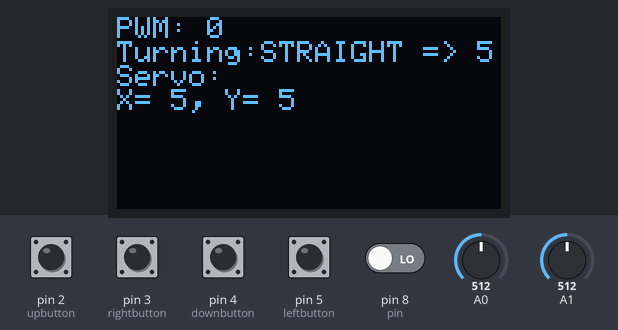
A sketch run on a simulated Arduino Uno, built with avr-gcc and run on an emulated ATmega328P. Parts: 128×64 one-colour display. The test bench sets the inputs (shaded band); at power-on: pin 2 (upbutton), pin 3 (rightbutton), pin 4 (downbutton), pin 5 (leftbutton) HIGH, pin 8 (pin) LOW, A0 = 512, A1 = 512. What the sketch prints to the serial monitor is not drawn.

Above: at 1.3 s.
1.4 s: pin 2 (upbutton) pulled LOW for 1 s
At 2.14 s:
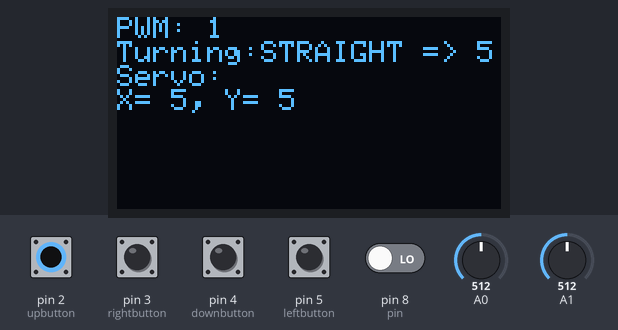
3.9 s: pin 3 (rightbutton) pulled LOW for 1 s
6.4 s: A0 set to 716
At 6.9 s:
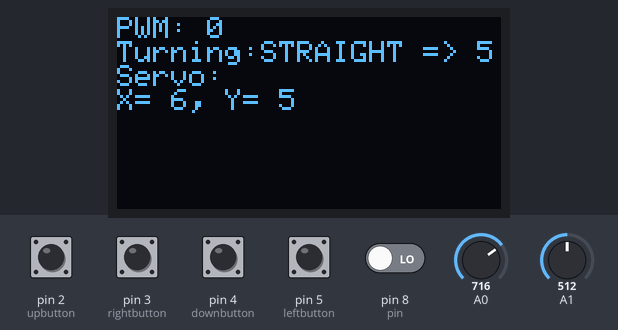
7.9 s: A1 set to 716
At 9.1 s:
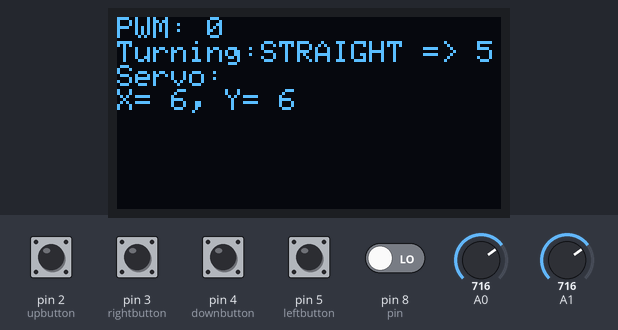
9.4 s: pin 5 (leftbutton) pulled LOW for 0.15 s
At 9.51 s:
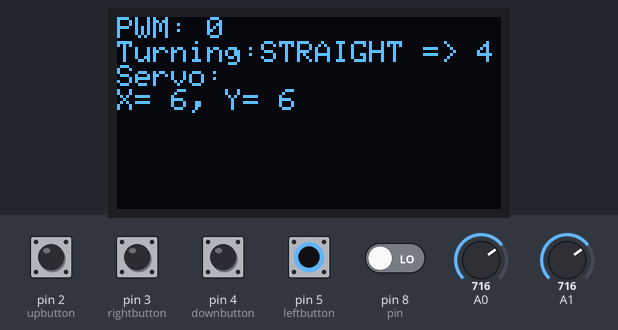
11.0 s: A0 set to 122
At 12.0 s:
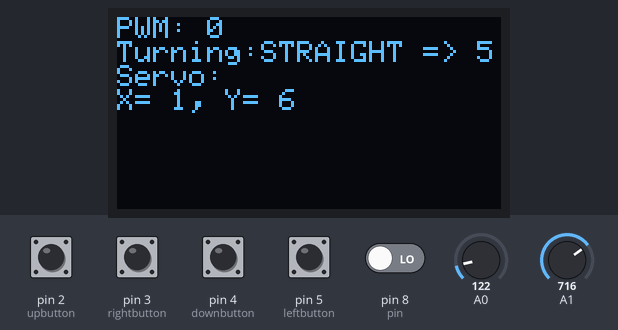
Timing chart, 0 to 13.5 s (numbered marks = the images above; inputs shaded):
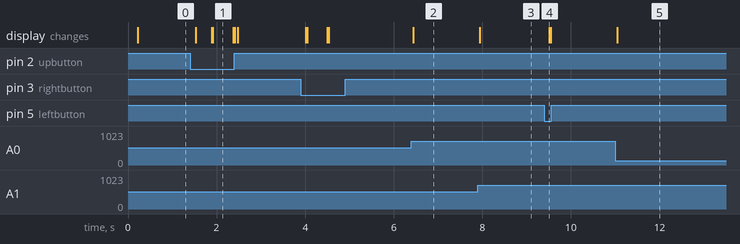

Measured:
- after the input at 1.4 s, the display: changes after 0.13 s (image 1)
- after the input at 6.4 s, the display: changes at once (image 2)
- after the input at 7.9 s, the display: changes at once (image 3)
- after the input at 9.4 s, the display: changes after 0.11 s (image 4)
- after the input at 11.0 s, the display: changes after 0.05 s (image 5)
- what the display in image 1 shows lasts 0.5 s, from 1.9 s to 2.4 s

The sketch:

controller_code_Jun-6.ino
```cpp
/*
 *  The controller code from June 1, 2022
 *  Tim: idk how the previous code works
 *  so we make a new one
 *
 */

//For the screen setting
#include <SPI.h>
#include <Wire.h>
#include <Adafruit_GFX.h>
#include <Adafruit_SSD1306.h>

#define SCREEN_WIDTH 128 // OLED display width, in pixels
#define SCREEN_HEIGHT 64 // OLED display height, in pixels

// Declaration for an SSD1306 display connected to I2C (SDA, SCL pins)
#define OLED_RESET     4 // Reset pin # (or -1 if sharing Arduino reset pin)
Adafruit_SSD1306 display(SCREEN_WIDTH, SCREEN_HEIGHT, &Wire, OLED_RESET);


// Timers
long int timer1 = 0;       //store the time when transmiting
long int timer2 = 0;       //store the time when sending T signals
long int timer3 = 0;       //store the time when pressing left-right buttons
long int timer4 = 0;       //store the time when pressing up-down buttons
long int timer5 = 0;       //store the time when sending P signals
long int bounceDelay = 90;  // delay to avoid bounce on switch, or you call the "ping"


//Variables for transmission
//signal1:R;     signal2:U;     signal3:T;      signal4:P
String sum_str;
char message[20];
int ascii_sum;     //checkSum value

//declare Funduino buttons
int leftbutton = 5;
int rightbutton = 3;
int upbutton = 2;
int downbutton = 4;
int keybutton = 8;


//Button default values
int xMap, yMap;
int tMap = 5;         //default value of turnVal
int pMap = 0;         //default value of power

//declare Funduino joystick
int sensorValueX = analogRead(A0);
int sensorValueY = analogRead(A1);

enum buttons { // The enum representing each control button
   UP, RIGHT, DOWN, LEFT , KEY
   // up: 0, down: 2, right: 1, left: 3, key : 5
};

typedef struct  { // the struct "btn", to store the info of each button

  int idx; //the button type
  int lastState = LOW; // the last button state
  long int debounce ; // time to check the debounce
  int state = HIGH; // current state of the button
  int pin; // the pin number of the button

} btn;

btn btns[5]; // the array storing each btn button

void checkButton(int idx){

  int reading = digitalRead(btns[idx].pin);

  if ( reading != btns[idx].lastState){
    btns[idx].debounce = millis();
  }

  if ( (millis() - btns[idx].debounce) > bounceDelay){

    switch(idx){

      case LEFT:

        if(btns[idx].state == HIGH && tMap > 1){
          tMap--;
          btns[idx].debounce = millis();
          btns[RIGHT].debounce = btns[idx].debounce;
          //Serial.println("left");
        }
        return;


      case RIGHT:

         if(btns[idx].state == HIGH && tMap < 9){
          tMap++;
          btns[idx].debounce = millis();
          btns[LEFT].debounce = btns[RIGHT].debounce;
          //Serial.println("right");
        }
        return;

      case UP:

        if(btns[idx].state == HIGH && pMap < 9){
            pMap++;
            btns[idx].debounce = millis();
            btns[DOWN].debounce = btns[idx].debounce;
            //Serial.println("up");
          }
         return;

      case DOWN:

        if(btns[idx].state == HIGH && pMap > 0){
          pMap--;
          btns[idx].debounce = millis();
          btns[UP].debounce = btns[idx].debounce;
          //Serial.println("down");
        }
        return;

      case KEY:

        if(btns[idx].state == HIGH){

          btns[idx].debounce = millis();
          pMap = 0;
          tMap = 5;
          //Serial.println("key");
        }
        return;

      default:
        Serial.println("default");
        return;


    }

    btns[idx].lastState = reading;

  }


}


void setup() {
   // Setup Serial
  Serial.begin(19200,SERIAL_8O1); // Hello, you might need to change it later
  //Serial.begin(19200);

  /*
  Serial1.begin(19200);
  Serial2.begin(19200);
  Serial3.begin(19200);
  */


  for (int i = 0; i < 5; i++){
    btns[i].idx = i;
    btns[i].pin = i + 2;
  }

  btns[KEY].pin = 8;

  // Setup Screen
  // SSD1306_SWITCHCAPVCC = generate display voltage from 3.3V internally
  if(!display.begin(SSD1306_SWITCHCAPVCC, 0x3C)) { //Ive changed the address //already chill
    //Serial.println(F("SSD1306 allocation failed"));
    for(;;); // Don't proceed, loop forever
  }
  // Show initial display buffer contents on the screen --
  // the library initializes this with an Adafruit splash screen.
  //  display.display();
  //  delay(2000); // Pause for 2 seconds
  //  // Clear the buffer
  display.clearDisplay();

  // Draw BREED welcome message
  display.clearDisplay();
  display.setTextSize(2); // Draw 2X-scale text
  display.setTextColor(SSD1306_WHITE);
  display.setCursor(SCREEN_WIDTH, 0);
  display.println("Welcome to");
  display.setTextSize(3); // Draw 2X-scale text
  display.println("BREED");
  display.display();

  // Show the display buffer on the screen. You MUST call display() after
  // drawing commands to make them visible on screen!
  display.display();
  delay(100);
  // display.display() is NOT necessary after every single drawing command,
  // unless that's what you want...rather, you can batch up a bunch of
  // drawing operations and then update the screen all at once by calling
  // display.display(). These examples demonstrate both approaches...


  //Setup Funduino pins
  pinMode(A0, INPUT);
  pinMode(A1, INPUT);
  pinMode(leftbutton,INPUT_PULLUP);
  pinMode(rightbutton,INPUT_PULLUP);
  pinMode(upbutton,INPUT_PULLUP);
  pinMode(downbutton,INPUT_PULLUP);

}

void loop() {

//  time_now = millis();

  //Update control variables from buttons
  //Reading Joystick Value
  sensorValueX = analogRead(A0);
  sensorValueY = analogRead(A1);
  xMap = map(sensorValueX, 10, 1010 , 1, 9);
  //yMap = map(sensorValueY, 30, 1000, 1, 9);

  //yMap = map(sensorValueY, 0, 1024, 0, 9);
  yMap = map(sensorValueY, 0, 1000, 1, 9);

  // reading the state of each button
  int currentLeft = digitalRead(leftbutton);
  int currentRight = digitalRead(rightbutton);
  int currentUp = digitalRead(upbutton);
  int currentDown = digitalRead(downbutton);

  //check if the button is pressed
  checkButton(LEFT);
  checkButton(RIGHT);
  checkButton(UP);
  checkButton(DOWN);
  checkButton(KEY);

  //Update Screen

  display.clearDisplay();
  display.setTextSize(1); // Draw 2X-scale text
  display.setTextColor(SSD1306_WHITE);
  display.setCursor(0, 0);
  display.print("PWM: ");
  display.println(pMap);
  // Turning control Left
  display.print("Turning:");
  int turnVal=tMap;
  if ((turnVal>=1) and (turnVal<=3)){
    display.print("LEFT => ");
    }
    // Going Straight
    else if ((turnVal>=4) and (turnVal<=6)){
      display.print("STRAIGHT => ");
    }
    // Turning control Right
    else if ((turnVal>=7) and (turnVal<=9)){
      display.print("RIGHT => ");
    }
  display.println(tMap);
  display.println("Servo:  ");
  display.print("X= ");
  display.print(xMap);
  display.print(", Y= ");
  display.print(yMap);
  display.println();
  display.display();


  // Send signal after every 100 ms
  if (millis() - timer1 > 100) {
    timer1 = millis(); //update timer1

    // Prepare string and send to receiver

    //speed, pitch, roll, yaw, in that order
    sum_str = "c" + String(pMap) + String(yMap) + String(tMap) + String(xMap) + "e"; //payload + checksum
    strcpy(message,sum_str.c_str());
    Serial.print(message);
    Serial.flush();

    /*
    Serial1.print(message);
    Serial1.flush();

    Serial2.print(message);
    Serial2.flush();

    Serial3.print(message);
    Serial3.flush();
    */


  }

}
```
